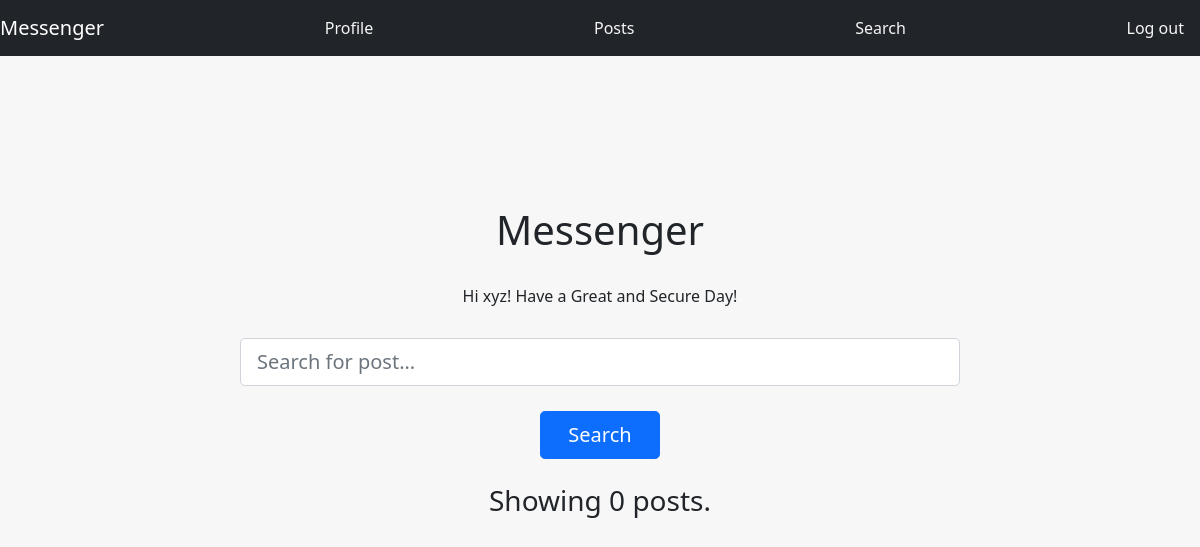
The page /search (signed in) on the database as committed earlier.
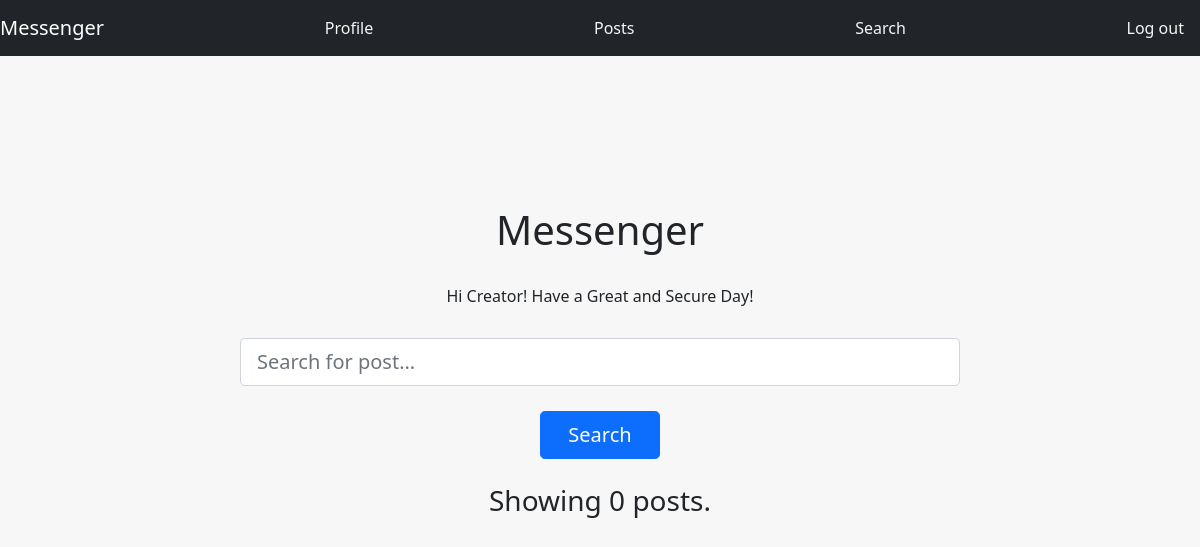
The same page on the database as committed later.
### tables this page shows
CREATE TABLE users (id INTEGER PRIMARY KEY AUTOINCREMENT, email TEXT, password TEXT);

### ajax/app.py (the view)
@app.route("/search")
@login_required
def search():
    input_query=request.args.get('input')
    unfiltered_posts = db.get_posts()
    print(unfiltered_posts)
    posts=search_posts(input_query)
    print(posts)
    return render_template('search.html', search_query=input_query,posts=posts)

### ajax/app.py (called while the page is built)
def search_posts(input_query):
    print(input_query)
    print("I got called yesss")
    print(type(input_query))
    posts = db.get_posts()
    result = []
    for (post, user) in posts:
        if re.search(text_str(input_query), text_str(post)) or re.search(text_str(input_query),text_str(user)):
            result.append([ post,user])
    return result

def text_str(input):
    return str(input).lower()

@login_manager.user_loader
def load_user(id):
   dby = db.connect_db()
   lu = dby.cursor().execute("SELECT * from users where id = (?)",(id,)).fetchone()
   if lu is None:
      return None
   else:
        u = User(int(lu[0]), lu[1], lu[2])
        return u

### ajax/db.py (called while the page is built)
def connect_db():
    db = sqlite3.connect('database.db')
    db.cursor().execute('CREATE TABLE IF NOT EXISTS posts '
                        '(id INTEGER PRIMARY KEY AUTOINCREMENT, user TEXT, post TEXT)')
    db.cursor().execute('CREATE TABLE IF NOT EXISTS users '
                        '(id INTEGER PRIMARY KEY AUTOINCREMENT, '
                        'email TEXT, password TEXT)')
    db.commit()
    return db

### ajax/templates/search.html (shortened to what this page needs)
<!DOCTYPE html>
{% autoescape false %}
<html>
  <head lang="en">
    <link rel="stylesheet" href="/static/css/styles.css">
    <link href="https://cdn.jsdelivr.net/npm/bootstrap@5.0.2/dist/css/bootstrap.min.css" rel="stylesheet">
  </head>
<body id="b">
   <div id="root">
    <nav id="nav"class="navbar navbar-dark bg-dark">
      <a class="navbar-brand" href="#">Messenger</a>
      <a class="nav-item nav-link" id="pr" href="/profile">Profile</a>
      <a class="nav-item nav-link" id="po" href="/posts">Posts</a>
      <a class="nav-item nav-link" id="se" href="/search">Search</a>
      <a class="nav-item nav-link" id="lo" href="/logout">Log out</a>
    </nav>
     <div id="header">
       <h1 id="h">Messenger</h1>
      </div>
      <p id="msg">
        {% if current_user.is_authenticated %}
          <h8>Hi {{ current_user.email.split('@')[0] }}! Have a Great and Secure Day!</h8>
        {% else %}
          <h9>Not Logged In.</h9>
        {% endif %}
      </p>
      <form method="GET">
        <div class="form-group row" id="search_div">
          <input type="text" class="form-control form-control-lg" id="search_bar" placeholder="Search for post..." name="input">
        </div>
        <input type="submit" class="btn btn-primary btn-lg" id="search_btn" value="Search">
      </form>
      <div id="posts">
        {% if not search_query %}
          <h3>Showing {{posts|length}} posts.</h3>
        {% elif not posts %}
          <h3>Unfortunately, there are no posts containing "{{ search_query }}"</h3>
        {% else %}
        <h3>Showing {{posts|length}} posts containing "{{ search_query }}":</h3>
        {% endif %}
      </div>
    </div>
</body>
{% endautoescape %}
</html>

Rows that differ between the two databases and show on the page:
changed users: email "xyz" → "Creator"
